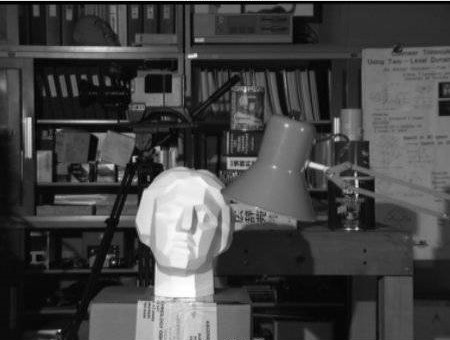
#> input picture img/statue.jpg, 450 x 340 px
$ python 10_HistogramEqu.py
#> lines starting #> are read from the running program, lines starting #| are printed output that depends on the picture

import cv2 as cv
import numpy as np
from matplotlib import pyplot as plt

image = cv.imread("img/statue.jpg", 0)
#> image is the input picture: shape (340, 450); min 0, max 255, mean 68.5
img_hist= cv.calcHist([image], [0],None,[256], [0,256])
#> img_hist = 256 values, max 2647 at index 11, min 33 at index 253, mean 597.7

equalized_histogram = cv.equalizeHist(image)
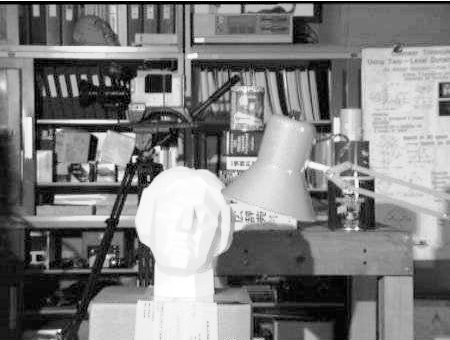
#> equalized_histogram: shape (340, 450); min 0, max 255, mean 128.3
img_equal_hist= cv.calcHist([equalized_histogram], [0],None,[256], [0,256])
#> img_equal_hist = 256 values, max 2647 at index 21, min 0 at index 4, mean 597.7

clahe = cv.createCLAHE(clipLimit=2.0, tileGridSize=(8,8))
cl1 = clahe.apply(image)
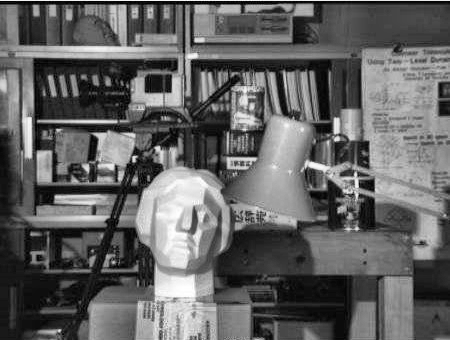
#> cl1: shape (340, 450); min 0, max 255, mean 98.6
cl_equal_hist= cv.calcHist([cl1], [0],None,[256], [0,256])
#> cl_equal_hist = 256 values, max 1401 at index 19, min 3 at index 0, mean 597.7

plt.subplot(231), plt.imshow(image, 'gray')
plt.subplot(234), plt.plot(img_hist)
plt.subplot(232), plt.imshow(equalized_histogram, 'gray')
plt.subplot(235), plt.plot(img_equal_hist)
plt.subplot(233), plt.imshow(cl1, 'gray')
plt.subplot(236), plt.plot(cl_equal_hist)
plt.show()
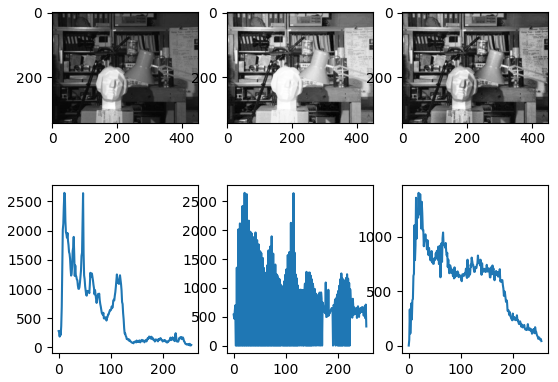
#> figure drawn by matplotlib, 6 panels; panel 2: curve peaks at x = 11, y = 2647; panel 4: curve peaks at x = 21, y = 2647; panel 6: curve peaks at x = 19, y = 1401

$ run again, with img/05_tehran.jpg copied over img/statue.jpg
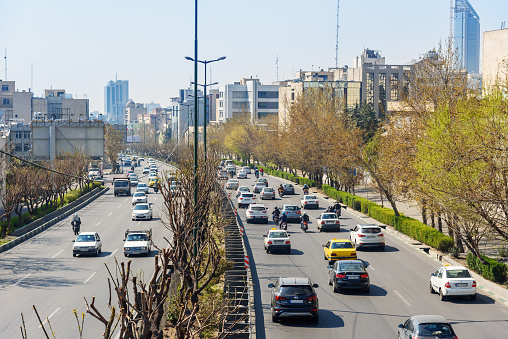
#> input picture img/05_tehran.jpg, 508 x 339 px
#> img_hist = 256 values, max 6458 at index 230, min 51 at index 2, mean 672.7
#> `equalized_histogram = cv.equalizeHist(image)`:
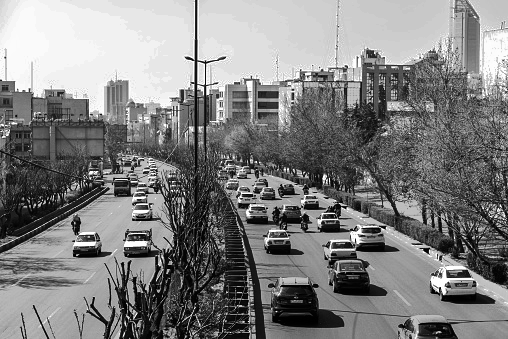
#> equalized_histogram: shape (339, 508); min 0, max 255, mean 128.5
#> img_equal_hist = 256 values, max 6458 at index 241, min 0 at index 62, mean 672.7
#> `cl1 = clahe.apply(image)`:
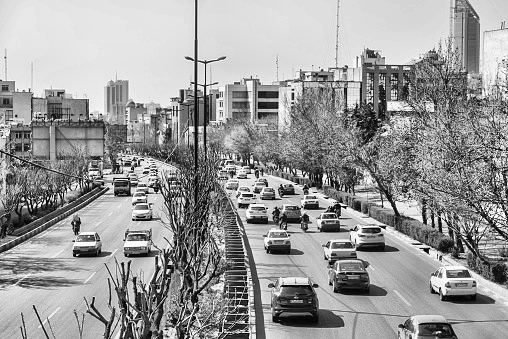
#> cl1: shape (339, 508); min 0, max 255, mean 154.2
#> cl_equal_hist = 256 values, max 3959 at index 229, min 20 at index 0, mean 672.7
